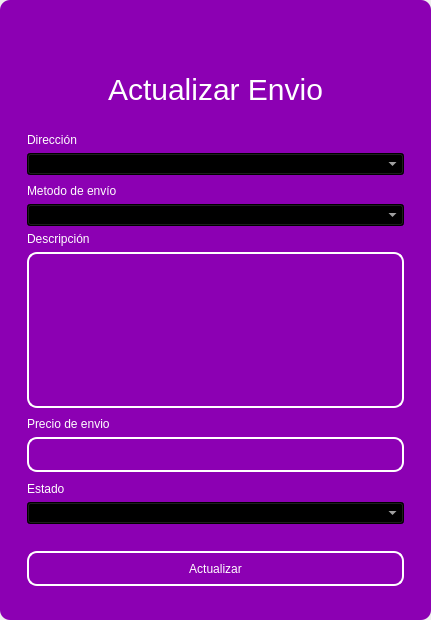
<?xml version="1.0" encoding="UTF-8"?>
<ui version="4.0">
 <class>MainWindow</class>
 <widget class="QMainWindow" name="MainWindow">
  <property name="geometry">
   <rect>
    <x>0</x>
    <y>0</y>
    <width>431</width>
    <height>620</height>
   </rect>
  </property>
  <property name="windowTitle">
   <string>MainWindow</string>
  </property>
  <property name="styleSheet">
   <string notr="true"/>
  </property>
  <widget class="QWidget" name="centralwidget">
   <property name="styleSheet">
    <string notr="true"/>
   </property>
   <layout class="QVBoxLayout" name="verticalLayout">
    <property name="spacing">
     <number>0</number>
    </property>
    <property name="leftMargin">
     <number>0</number>
    </property>
    <property name="topMargin">
     <number>0</number>
    </property>
    <property name="rightMargin">
     <number>0</number>
    </property>
    <property name="bottomMargin">
     <number>0</number>
    </property>
    <item>
     <widget class="QFrame" name="frame">
      <property name="enabled">
       <bool>true</bool>
      </property>
      <property name="styleSheet">
       <string notr="true">QFrame {
	border-radius:10px;
background-color: rgb(140, 0, 179);
 }
</string>
      </property>
      <property name="frameShape">
       <enum>QFrame::StyledPanel</enum>
      </property>
      <property name="frameShadow">
       <enum>QFrame::Raised</enum>
      </property>
      <layout class="QVBoxLayout" name="verticalLayout_2">
       <item>
        <widget class="QFrame" name="frame_superior">
         <property name="minimumSize">
          <size>
           <width>0</width>
           <height>40</height>
          </size>
         </property>
         <property name="maximumSize">
          <size>
           <width>16777215</width>
           <height>40</height>
          </size>
         </property>
         <property name="styleSheet">
          <string notr="true">QPushButton{
border-radius:18px;
}

QPushButton:hover{
	background-color: rgb(0, 0, 0);
}
</string>
         </property>
         <property name="frameShape">
          <enum>QFrame::StyledPanel</enum>
         </property>
         <property name="frameShadow">
          <enum>QFrame::Raised</enum>
         </property>
         <layout class="QHBoxLayout" name="horizontalLayout_3">
          <property name="spacing">
           <number>4</number>
          </property>
          <property name="leftMargin">
           <number>0</number>
          </property>
          <property name="topMargin">
           <number>0</number>
          </property>
          <property name="rightMargin">
           <number>0</number>
          </property>
          <property name="bottomMargin">
           <number>0</number>
          </property>
          <item>
           <widget class="QPushButton" name="btn_icon">
            <property name="text">
             <string/>
            </property>
            <property name="iconSize">
             <size>
              <width>40</width>
              <height>40</height>
             </size>
            </property>
           </widget>
          </item>
          <item>
           <spacer name="horizontalSpacer_2">
            <property name="orientation">
             <enum>Qt::Horizontal</enum>
            </property>
            <property name="sizeHint" stdset="0">
             <size>
              <width>443</width>
              <height>20</height>
             </size>
            </property>
           </spacer>
          </item>
          <item>
           <widget class="QPushButton" name="bt_minimizar">
            <property name="minimumSize">
             <size>
              <width>38</width>
              <height>38</height>
             </size>
            </property>
            <property name="maximumSize">
             <size>
              <width>38</width>
              <height>38</height>
             </size>
            </property>
            <property name="cursor">
             <cursorShape>PointingHandCursor</cursorShape>
            </property>
            <property name="text">
             <string/>
            </property>
            <property name="icon">
             <iconset>
              <normaloff>image/minus.svg</normaloff>image/minus.svg</iconset>
            </property>
            <property name="iconSize">
             <size>
              <width>38</width>
              <height>38</height>
             </size>
            </property>
           </widget>
          </item>
          <item>
           <widget class="QPushButton" name="bt_maximizar">
            <property name="minimumSize">
             <size>
              <width>38</width>
              <height>38</height>
             </size>
            </property>
            <property name="maximumSize">
             <size>
              <width>38</width>
              <height>38</height>
             </size>
            </property>
            <property name="cursor">
             <cursorShape>PointingHandCursor</cursorShape>
            </property>
            <property name="text">
             <string/>
            </property>
            <property name="icon">
             <iconset>
              <normaloff>image/chevron-up.svg</normaloff>image/chevron-up.svg</iconset>
            </property>
            <property name="iconSize">
             <size>
              <width>38</width>
              <height>38</height>
             </size>
            </property>
           </widget>
          </item>
          <item>
           <widget class="QPushButton" name="bt_restaurar">
            <property name="minimumSize">
             <size>
              <width>38</width>
              <height>38</height>
             </size>
            </property>
            <property name="maximumSize">
             <size>
              <width>38</width>
              <height>38</height>
             </size>
            </property>
            <property name="cursor">
             <cursorShape>PointingHandCursor</cursorShape>
            </property>
            <property name="text">
             <string/>
            </property>
            <property name="icon">
             <iconset>
              <normaloff>image/chevron-down.svg</normaloff>image/chevron-down.svg</iconset>
            </property>
            <property name="iconSize">
             <size>
              <width>38</width>
              <height>38</height>
             </size>
            </property>
           </widget>
          </item>
          <item>
           <widget class="QPushButton" name="bt_cerrar">
            <property name="minimumSize">
             <size>
              <width>38</width>
              <height>38</height>
             </size>
            </property>
            <property name="maximumSize">
             <size>
              <width>38</width>
              <height>38</height>
             </size>
            </property>
            <property name="cursor">
             <cursorShape>PointingHandCursor</cursorShape>
            </property>
            <property name="text">
             <string/>
            </property>
            <property name="icon">
             <iconset>
              <normaloff>image/x.svg</normaloff>image/x.svg</iconset>
            </property>
            <property name="iconSize">
             <size>
              <width>38</width>
              <height>38</height>
             </size>
            </property>
           </widget>
          </item>
         </layout>
        </widget>
       </item>
       <item>
        <widget class="QFrame" name="frame_3">
         <property name="styleSheet">
          <string notr="true">QLabel {
	color: rgb(255, 255, 254);
	font: 12pt &quot;Arial&quot;;
	background-color: rgba(0, 0, 0,0);
}

QTextEdit{
background-color: rgba(0, 0, 0,0);
border-radius:10px; 
font: 12pt &quot;Arial&quot;;
color: rgb(255, 255, 254);
border: 2px solid  rgb(255, 255, 255);

}

QTextEdit:hover{
background-color: rgba(0, 0, 0,0);
border-radius:10px; 
font: 12pt &quot;Arial&quot;;
border: 2px solid  rgb(120, 0, 171);
}

QTextEdit:focus{
background-color: rgb(0, 0, 0);
border-radius:10px; 
font: 12pt &quot;Arial&quot;;
border: 2px solid rgb(120, 0, 171);
}

QLineEdit{
background-color: rgba(0, 0, 0,0);
border-radius:10px; 
font: 12pt &quot;Arial&quot;;
color: rgb(255, 255, 254);
border: 2px solid  rgb(255, 255, 255);

}

QLineEdit:hover{
background-color: rgba(0, 0, 0,0);
border-radius:10px; 
font: 12pt &quot;Arial&quot;;
border: 2px solid  rgb(120, 0, 171);
}

QLineEdit:focus{
background-color: rgb(0, 0, 0);
border-radius:10px; 
font: 12pt &quot;Arial&quot;;
border: 2px solid rgb(120, 0, 171);
}

QCheckBox{
	font: 12pt &quot;Arial&quot;;
	color: rgb(255, 255, 255);
}

QCheckBox::indicator {
    width: 18px;
    height:18px;
}

QCheckBox::indicator:unchecked {
   background-image: url(image/square.svg);
}

QCheckBox::indicator:checked {
   background-image: url(image/check-square.svg);
}

QPushButton{
border-radius:10px; 
font: 12pt &quot;Arial&quot;;
color: rgb(255, 255, 254);
border: 2px solid #ffffff;
}

QPushButton:hover{
border-radius:10px; 
font: 12pt &quot;Arial&quot;;
color: rgb(255, 255, 255);
border: 2px solid rgb(120, 0, 171);
	background-color: rgb(120, 0, 171);
}
</string>
         </property>
         <property name="frameShape">
          <enum>QFrame::StyledPanel</enum>
         </property>
         <property name="frameShadow">
          <enum>QFrame::Raised</enum>
         </property>
         <layout class="QHBoxLayout" name="horizontalLayout_4">
          <item>
           <layout class="QVBoxLayout" name="verticalLayout_4">
            <item>
             <widget class="QLabel" name="label_3">
              <property name="minimumSize">
               <size>
                <width>100</width>
                <height>50</height>
               </size>
              </property>
              <property name="styleSheet">
               <string notr="true">font-size: 30px;
color: rgb(255, 255, 255);</string>
              </property>
              <property name="text">
               <string>Actualizar Envio</string>
              </property>
              <property name="alignment">
               <set>Qt::AlignCenter</set>
              </property>
             </widget>
            </item>
            <item>
             <widget class="QFrame" name="frame_4">
              <property name="maximumSize">
               <size>
                <width>400</width>
                <height>600</height>
               </size>
              </property>
              <property name="styleSheet">
               <string notr="true">QLabel {
	color: rgb(255, 255, 254);
	font: 12pt &quot;Arial&quot;;
	background-color: rgba(0, 0, 0,0);
}

QTextEdit{
background-color: rgba(0, 0, 0,0);
border-radius:10px; 
font: 12pt &quot;Arial&quot;;
color: rgb(255, 255, 254);
border: 2px solid  rgb(255, 255, 255);

}

QTextEdit:hover{
background-color: rgba(0, 0, 0,0);
border-radius:10px; 
font: 12pt &quot;Arial&quot;;
border: 2px solid  rgb(120, 0, 171);
}

QTextEdit:focus{
background-color: rgb(0, 0, 0);
border-radius:10px; 
font: 12pt &quot;Arial&quot;;
border: 2px solid rgb(120, 0, 171);
}

QLineEdit{
background-color: rgba(0, 0, 0,0);
border-radius:10px; 
font: 12pt &quot;Arial&quot;;
color: rgb(255, 255, 254);
border: 2px solid  rgb(255, 255, 255);

}

QLineEdit:hover{
background-color: rgba(0, 0, 0,0);
border-radius:10px; 
font: 12pt &quot;Arial&quot;;
border: 2px solid  rgb(120, 0, 171);
}

QLineEdit:focus{
background-color: rgb(0, 0, 0);
border-radius:10px; 
font: 12pt &quot;Arial&quot;;
border: 2px solid rgb(120, 0, 171);
}

QCheckBox{
	font: 12pt &quot;Arial&quot;;
	color: rgb(255, 255, 255);
}

QCheckBox::indicator {
    width: 18px;
    height:18px;
}

QCheckBox::indicator:unchecked {
   background-image: url(image/square.svg);
}

QCheckBox::indicator:checked {
   background-image: url(image/check-square.svg);
}

QPushButton{
border-radius:10px; 
font: 12pt &quot;Arial&quot;;
color: rgb(255, 255, 254);
border: 2px solid #ffffff;
}

QPushButton:hover{
border-radius:10px; 
font: 12pt &quot;Arial&quot;;
color: rgb(255, 255, 255);
border: 2px solid rgb(120, 0, 171);
	background-color: rgb(120, 0, 171);
}
</string>
              </property>
              <property name="frameShape">
               <enum>QFrame::StyledPanel</enum>
              </property>
              <property name="frameShadow">
               <enum>QFrame::Raised</enum>
              </property>
              <layout class="QVBoxLayout" name="verticalLayout_3">
               <item>
                <spacer name="verticalSpacer_3">
                 <property name="orientation">
                  <enum>Qt::Vertical</enum>
                 </property>
                 <property name="sizeHint" stdset="0">
                  <size>
                   <width>20</width>
                   <height>40</height>
                  </size>
                 </property>
                </spacer>
               </item>
               <item>
                <widget class="QLabel" name="label_4">
                 <property name="text">
                  <string>Dirección</string>
                 </property>
                </widget>
               </item>
               <item>
                <widget class="QComboBox" name="address_combobox">
                 <property name="cursor">
                  <cursorShape>PointingHandCursor</cursorShape>
                 </property>
                 <property name="styleSheet">
                  <string notr="true">background-color: rgb(0, 0, 0);
color: rgb(255, 255, 255);</string>
                 </property>
                </widget>
               </item>
               <item>
                <spacer name="verticalSpacer_4">
                 <property name="orientation">
                  <enum>Qt::Vertical</enum>
                 </property>
                 <property name="sizeHint" stdset="0">
                  <size>
                   <width>20</width>
                   <height>40</height>
                  </size>
                 </property>
                </spacer>
               </item>
               <item>
                <widget class="QLabel" name="label">
                 <property name="text">
                  <string>Metodo de envío</string>
                 </property>
                </widget>
               </item>
               <item>
                <widget class="QComboBox" name="method_combobox">
                 <property name="cursor">
                  <cursorShape>PointingHandCursor</cursorShape>
                 </property>
                 <property name="styleSheet">
                  <string notr="true">background-color: rgb(0, 0, 0);
color: rgb(255, 255, 255);</string>
                 </property>
                </widget>
               </item>
               <item>
                <widget class="QLabel" name="label_7">
                 <property name="text">
                  <string>Descripción</string>
                 </property>
                </widget>
               </item>
               <item>
                <widget class="QTextEdit" name="descriptiontxt"/>
               </item>
               <item>
                <spacer name="verticalSpacer">
                 <property name="orientation">
                  <enum>Qt::Vertical</enum>
                 </property>
                 <property name="sizeHint" stdset="0">
                  <size>
                   <width>20</width>
                   <height>40</height>
                  </size>
                 </property>
                </spacer>
               </item>
               <item>
                <widget class="QLabel" name="label_5">
                 <property name="text">
                  <string>Precio de envio</string>
                 </property>
                </widget>
               </item>
               <item>
                <widget class="QLineEdit" name="pricesenttxt">
                 <property name="minimumSize">
                  <size>
                   <width>0</width>
                   <height>35</height>
                  </size>
                 </property>
                 <property name="maximumSize">
                  <size>
                   <width>16777215</width>
                   <height>16777215</height>
                  </size>
                 </property>
                 <property name="echoMode">
                  <enum>QLineEdit::Normal</enum>
                 </property>
                </widget>
               </item>
               <item>
                <spacer name="verticalSpacer_5">
                 <property name="orientation">
                  <enum>Qt::Vertical</enum>
                 </property>
                 <property name="sizeHint" stdset="0">
                  <size>
                   <width>20</width>
                   <height>40</height>
                  </size>
                 </property>
                </spacer>
               </item>
               <item>
                <widget class="QLabel" name="label_status">
                 <property name="text">
                  <string>Estado</string>
                 </property>
                </widget>
               </item>
               <item>
                <widget class="QComboBox" name="status_combobox">
                 <property name="cursor">
                  <cursorShape>PointingHandCursor</cursorShape>
                 </property>
                 <property name="styleSheet">
                  <string notr="true">color: rgb(255, 255, 255);
background-color: rgb(0, 0, 0);</string>
                 </property>
                </widget>
               </item>
               <item>
                <spacer name="verticalSpacer_6">
                 <property name="orientation">
                  <enum>Qt::Vertical</enum>
                 </property>
                 <property name="sizeHint" stdset="0">
                  <size>
                   <width>20</width>
                   <height>40</height>
                  </size>
                 </property>
                </spacer>
               </item>
               <item>
                <spacer name="verticalSpacer_10">
                 <property name="orientation">
                  <enum>Qt::Vertical</enum>
                 </property>
                 <property name="sizeHint" stdset="0">
                  <size>
                   <width>20</width>
                   <height>40</height>
                  </size>
                 </property>
                </spacer>
               </item>
               <item>
                <spacer name="verticalSpacer_9">
                 <property name="orientation">
                  <enum>Qt::Vertical</enum>
                 </property>
                 <property name="sizeHint" stdset="0">
                  <size>
                   <width>20</width>
                   <height>50</height>
                  </size>
                 </property>
                </spacer>
               </item>
               <item>
                <widget class="QPushButton" name="btn_update">
                 <property name="minimumSize">
                  <size>
                   <width>0</width>
                   <height>35</height>
                  </size>
                 </property>
                 <property name="cursor">
                  <cursorShape>PointingHandCursor</cursorShape>
                 </property>
                 <property name="text">
                  <string>Actualizar</string>
                 </property>
                </widget>
               </item>
               <item>
                <spacer name="verticalSpacer_7">
                 <property name="orientation">
                  <enum>Qt::Vertical</enum>
                 </property>
                 <property name="sizeHint" stdset="0">
                  <size>
                   <width>20</width>
                   <height>40</height>
                  </size>
                 </property>
                </spacer>
               </item>
               <item>
                <spacer name="verticalSpacer_8">
                 <property name="orientation">
                  <enum>Qt::Vertical</enum>
                 </property>
                 <property name="sizeHint" stdset="0">
                  <size>
                   <width>20</width>
                   <height>40</height>
                  </size>
                 </property>
                </spacer>
               </item>
              </layout>
             </widget>
            </item>
           </layout>
          </item>
         </layout>
        </widget>
       </item>
      </layout>
     </widget>
    </item>
   </layout>
  </widget>
 </widget>
 <resources/>
 <connections/>
</ui>
